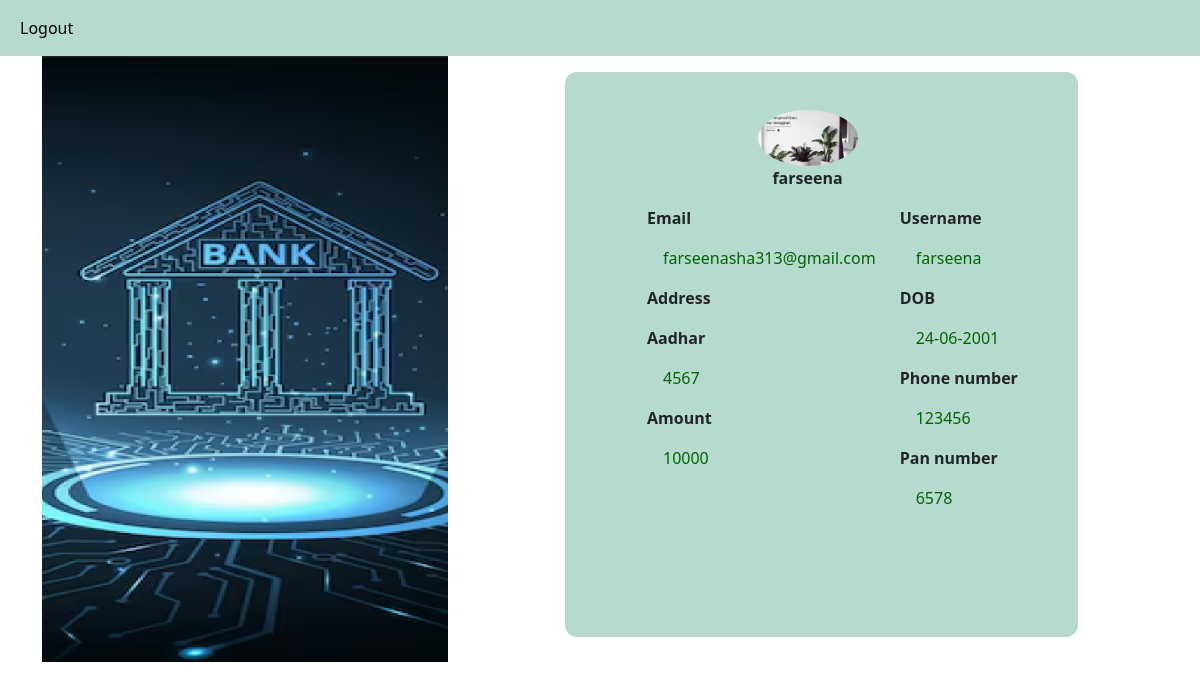
The app's page /user_view/3, older data.
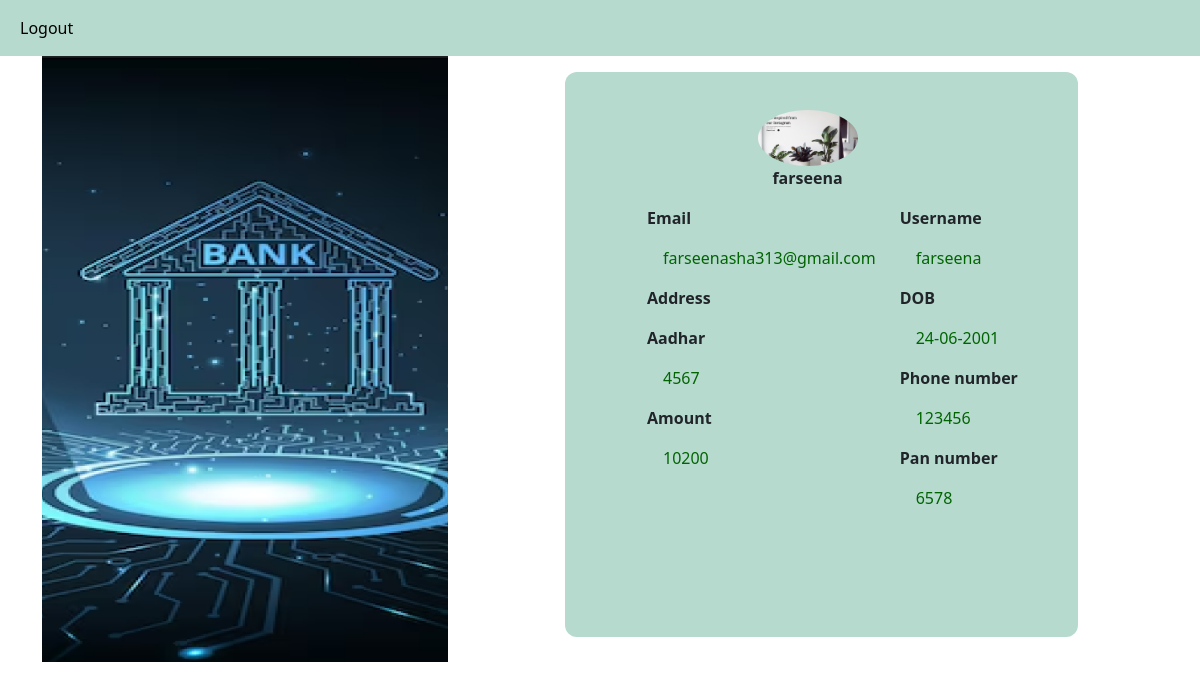
The same page, newer data.
### app1/models.py (models this page shows)
class Customs(AbstractUser):
    account_no = models.IntegerField(null=True,blank=True)
    bank = models.CharField(max_length=50)
    branch = models.CharField(max_length=50)
    ifsc_code = models.IntegerField(null=True,blank=True)
    pincode = models.IntegerField(null=True,blank=True)
    acnt_no = models.IntegerField(null=True,blank=True)
    amount = models.IntegerField(null=True,blank=True)
    phone_no = models.IntegerField(null=True,blank=True)
    address = models.CharField(max_length=50)
    adhar_no = models.IntegerField(null=True,blank=True)
    pancard_no = models.IntegerField(null=True,blank=True)
    image = models.FileField()
    dob = models.CharField(max_length=50)
    user_type = models.CharField(max_length=50)

### app1/views.py (the view)
# urls.py: path('user_view/<int:id>',views.user_view, name="user_view"),
def user_view(request,id):
    data = Customs.objects.get(id=id)
    return render(request,'bank/user_view.html',{'data':data})

### template/bank/user_view.html (shortened to what this page needs)
<html lang="en">
<head>
    {% load static %}
    <link href="https://cdn.jsdelivr.net/npm/bootstrap@5.3.3/dist/css/bootstrap.min.css" rel="stylesheet">
</head>
<body>
    <div>
        <nav class="navbar navbar-expand-lg mainav">
          <div class="container-fluid">
            <div class="collapse navbar-collapse" id="navbarNavAltMarkup">
              <div class="navbar-nav">
                <a class="nav-link active" aria-current="page" href="userlogout">Logout</a>
              </div>
            </div>
          </div>
        </nav>
      </div>
    <div class="container">
        <div class="row">
        <div class="col-5">
            <img class="bankimg" src="{% static 'image/half.png' %}" alt="">
        </div>
        <div class=" bground col-5 mt-3">
            <div>
                <div class="text-center"><img style="border-radius: 50%;width: 100px;" src="{{ data.image.url }}" alt=""></div>
                <div style="font-weight: 600;" class="text-center">{{ data.first_name }}</div>
            </div>
            <div>
                <div class="container">
                    <div class="row ms-5 mt-3">
                      <div class="col">
                        <p style="font-weight: 600;">Email <br> <div style="color: darkgreen;" class="ms-3">{{ data.email }}</div></p>
                        <p style="font-weight: 600;">Address <br><div style="color: darkgreen;" class="ms-3">{{ data.address }}</div></p>
                        <p style="font-weight: 600;">Aadhar <br><div style="color: darkgreen;" class="ms-3">{{ data.adhar_no }}</div></p>
                        <p style="font-weight: 600;">Amount <br><div style="color: darkgreen;" class="ms-3">{{ data.amount }}</div></p>
                      </div>
                      <div class="col">
                        <p style="font-weight: 600;">Username <br><div style="color: darkgreen;" class="ms-3">{{ data.username }}</div></p>
                        <p style="font-weight: 600;">DOB <br><div style="color: darkgreen;" class="ms-3">{{ data.dob }}</div></p>
                        <p style="font-weight: 600;">Phone number <br><div style="color: darkgreen;" class="ms-3">{{ data.phone_no }}</div></p>
                        <p style="font-weight: 600;">Pan number <br><div style="color: darkgreen;" class="ms-3">{{ data.pancard_no }}</div></p>
                      </div>
                    </div>
                </div>
            </div>
        </div>
        </div>
      </div>
</body>
</html>

Row changes from the older to the newer data that the page shows:
changed Customs "farseena": amount "10000" → "10200"
